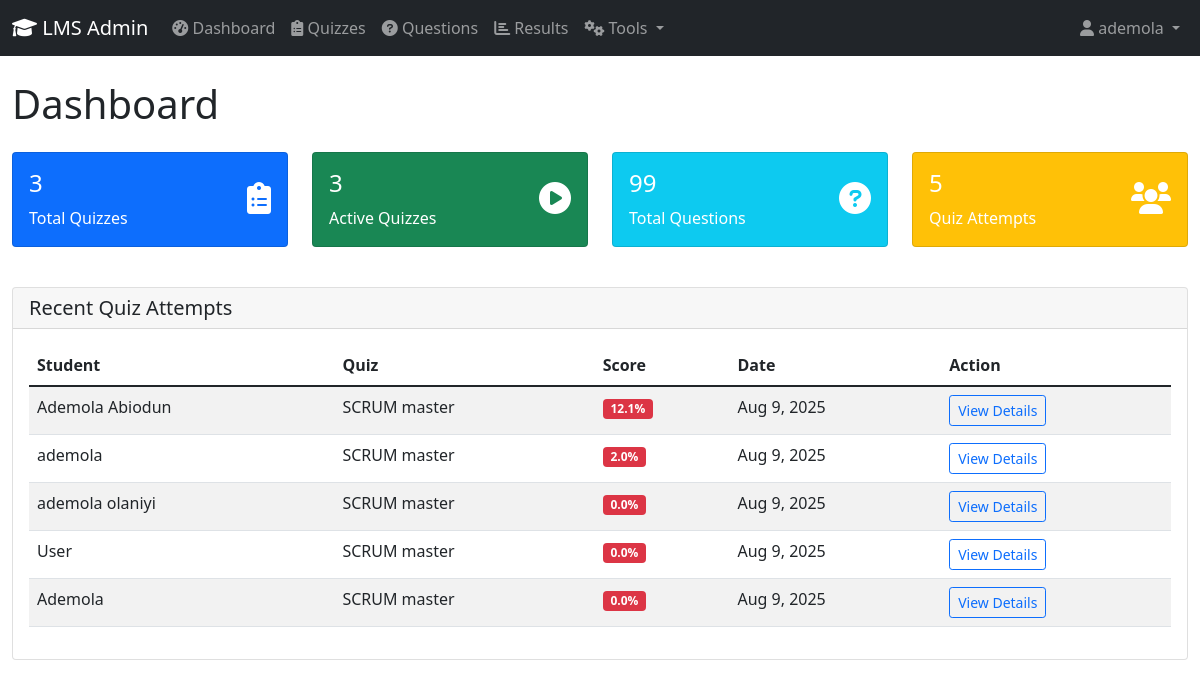
The app's page /admin_dashboard.php (signed in) with its own data.
### tables this page shows
CREATE TABLE `quiz_attempts` (
  `id` int(11) NOT NULL,
  `quiz_id` int(11) DEFAULT NULL,
  `user_name` varchar(100) DEFAULT NULL,
  `total_questions` int(11) DEFAULT NULL,
  `attempted_questions` int(11) DEFAULT NULL,
  `correct_answers` int(11) DEFAULT NULL,
  `score` decimal(5,2) DEFAULT NULL,
  `started_at` timestamp NOT NULL DEFAULT current_timestamp(),
  `completed_at` timestamp NULL DEFAULT NULL,
  `selected_questions_count` int(11) DEFAULT NULL COMMENT 'Number of questions user chose to attempt'
);

CREATE TABLE `quizzes` (
  `id` int(11) NOT NULL,
  `title` varchar(255) NOT NULL,
  `description` text DEFAULT NULL,
  `time_per_question` int(11) DEFAULT 60,
  `created_at` timestamp NOT NULL DEFAULT current_timestamp(),
  `allow_skip` tinyint(1) DEFAULT 1,
  `allow_navigation` tinyint(1) DEFAULT 0,
  `shuffle_questions` tinyint(1) DEFAULT 0,
  `show_results` tinyint(1) DEFAULT 1,
  `pass_percentage` decimal(5,2) DEFAULT 60.00,
  `attempts_allowed` int(11) DEFAULT 1,
  `is_active` tinyint(1) DEFAULT 1,
  `allow_question_navigation` tinyint(1) DEFAULT 1 COMMENT 'Allow clicking navigation dots',
  `questions_to_show` int(11) DEFAULT NULL COMMENT 'Number of questions to show (NULL = show all)',
  `allow_question_selection` tinyint(1) DEFAULT 0 COMMENT 'Allow users to choose number of questions'
);

### admin_dashboard.php (the view, shortened to what this page needs)
<?php
require_once 'config.php';
$stats = [];
$stats['total_quizzes'] = $pdo->query("SELECT COUNT(*) FROM quizzes")->fetchColumn();
$stats['total_questions'] = $pdo->query("SELECT COUNT(*) FROM questions")->fetchColumn();
$stats['total_attempts'] = $pdo->query("SELECT COUNT(*) FROM quiz_attempts WHERE completed_at IS NOT NULL")->fetchColumn();
$stats['active_quizzes'] = $pdo->query("SELECT COUNT(*) FROM quizzes WHERE is_active = 1")->fetchColumn();
$recent_attempts = $pdo->query("
    SELECT qa.*, q.title as quiz_title
    FROM quiz_attempts qa
    JOIN quizzes q ON qa.quiz_id = q.id
    WHERE qa.completed_at IS NOT NULL
    ORDER BY qa.completed_at DESC
    LIMIT 5
")->fetchAll();
?>
<!DOCTYPE html>
<html lang="en">
<head>
    <link href="https://cdn.jsdelivr.net/npm/bootstrap@5.1.3/dist/css/bootstrap.min.css" rel="stylesheet">
    <link href="https://cdnjs.cloudflare.com/ajax/libs/font-awesome/6.0.0/css/all.min.css" rel="stylesheet">
</head>
<body>
    <?php include 'admin_navbar.php'; ?>
    <div class="container-fluid mt-4">
        <div class="row">
            <div class="col-md-12">
                <h1 class="mb-4">Dashboard</h1>
                <div class="row mb-4">
                    <div class="col-md-3 col-sm-6 mb-3">
                        <div class="card bg-primary text-white">
                            <div class="card-body">
                                <div class="d-flex justify-content-between">
                                    <div>
                                        <h4><?php echo $stats['total_quizzes']; ?></h4>
                                        <p class="mb-0">Total Quizzes</p>
                                    </div>
                                    <div class="align-self-center">
                                        <i class="fas fa-clipboard-list fa-2x"></i>
                                    </div>
                                </div>
                            </div>
                        </div>
                    </div>
                    <div class="col-md-3 col-sm-6 mb-3">
                        <div class="card bg-success text-white">
                            <div class="card-body">
                                <div class="d-flex justify-content-between">
                                    <div>
                                        <h4><?php echo $stats['active_quizzes']; ?></h4>
                                        <p class="mb-0">Active Quizzes</p>
                                    </div>
                                    <div class="align-self-center">
                                        <i class="fas fa-play-circle fa-2x"></i>
                                    </div>
                                </div>
                            </div>
                        </div>
                    </div>
                    <div class="col-md-3 col-sm-6 mb-3">
                        <div class="card bg-info text-white">
                            <div class="card-body">
                                <div class="d-flex justify-content-between">
                                    <div>
                                        <h4><?php echo $stats['total_questions']; ?></h4>
                                        <p class="mb-0">Total Questions</p>
                                    </div>
                                    <div class="align-self-center">
                                        <i class="fas fa-question-circle fa-2x"></i>
                                    </div>
                                </div>
                            </div>
                        </div>
                    </div>
                    <div class="col-md-3 col-sm-6 mb-3">
                        <div class="card bg-warning text-white">
                            <div class="card-body">
                                <div class="d-flex justify-content-between">
                                    <div>
                                        <h4><?php echo $stats['total_attempts']; ?></h4>
                                        <p class="mb-0">Quiz Attempts</p>
                                    </div>
                                    <div class="align-self-center">
                                        <i class="fas fa-users fa-2x"></i>
                                    </div>
                                </div>
                            </div>
                        </div>
                    </div>
                </div>
                <div class="row">
                    <div class="col-md-12">
                        <div class="card">
                            <div class="card-header">
                                <h5 class="mb-0">Recent Quiz Attempts</h5>
                            </div>
                            <div class="card-body">
                                <?php if (empty($recent_attempts)): ?>
                                    <p class="text-muted">No recent attempts found.</p>
                                <?php else: ?>
                                    <div class="table-responsive">
                                        <table class="table table-striped">
                                            <thead>
                                                <tr>
                                                    <th>Student</th>
                                                    <th>Quiz</th>
                                                    <th>Score</th>
                                                    <th>Date</th>
                                                    <th>Action</th>
                                                </tr>
                                            </thead>
                                            <tbody>
                                                <?php foreach ($recent_attempts as $attempt): ?>
                                                    <tr>
                                                        <td><?php echo htmlspecialchars($attempt['user_name']); ?></td>
                                                        <td><?php echo htmlspecialchars($attempt['quiz_title']); ?></td>
                                                        <td>
                                                            <span class="badge bg-<?php echo $attempt['score'] >= 70 ? 'success' : ($attempt['score'] >= 50 ? 'warning' : 'danger'); ?>">
                                                                <?php echo number_format($attempt['score'], 1); ?>%
                                                            </span>
                                                        </td>
                                                        <td><?php echo date('M j, Y', strtotime($attempt['completed_at'])); ?></td>
                                                        <td>
                                                            <a href="result_details.php?attempt_id=<?php echo $attempt['id']; ?>" class="btn btn-sm btn-outline-primary">
                                                                View Details
                                                            </a>
                                                        </td>
                                                    </tr>
                                                <?php endforeach; ?>
                                            </tbody>
                                        </table>
                                    </div>
                                <?php endif; ?>
                            </div>
                        </div>
                    </div>
                </div>
            </div>
        </div>
    </div>
</body>
</html>

### records on screen
quiz_attempts: user_name "Ademola Abiodun", quiz.title "SCRUM master", score "12.1", completed_at "Aug 9, 2025"
quiz_attempts: user_name "ademola", quiz.title "SCRUM master", score "2.0", completed_at "Aug 9, 2025"
quiz_attempts: user_name "ademola olaniyi", quiz.title "SCRUM master", score "0.0", completed_at "Aug 9, 2025"
quiz_attempts: user_name "User", quiz.title "SCRUM master", score "0.0", completed_at "Aug 9, 2025"
quiz_attempts: user_name "Ademola", quiz.title "SCRUM master", score "0.0", completed_at "Aug 9, 2025"

### other values on screen
$_SESSION['admin_username'] "ademola"
$stats['total_quizzes'] "3"
$stats['active_quizzes'] "3"
$stats['total_questions'] "99"
$stats['total_attempts'] "5"
